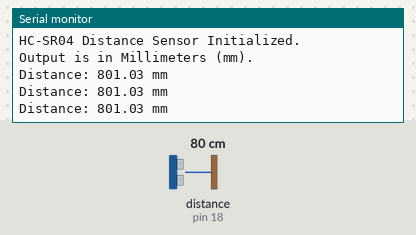
The sketch below on a simulated Arduino Uno, built with avr-gcc and run on an emulated ATmega328P. Parts: the last lines printed to the serial monitor. Wiring (inferred from the names in the program): ultrasonic range finder: trigger pin 19; echo pin 18. The test bench sets the inputs (shaded band); at power-on: distance to the obstacle (sensor on pin 18) 80 cm. The echo pulse lasts 58.3 µs per cm.

Above: at 1.7 s.
1.8 s: distance to the obstacle (sensor on pin 18) set to 2 cm
At 2.4 s:
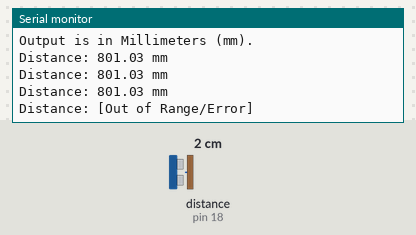
4.0 s: distance to the obstacle (sensor on pin 18) set to 120 cm
At 4.5 s:
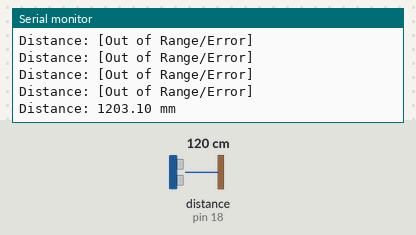
7.0 s: distance to the obstacle (sensor on pin 18) set to 4 cm
At 7.5 s:
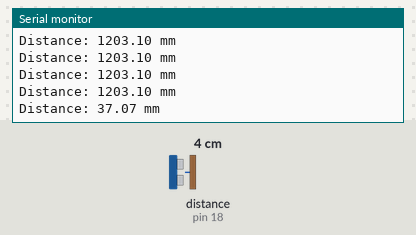
Timing chart, 0 to 10.0 s (numbered marks = the images above; inputs shaded):
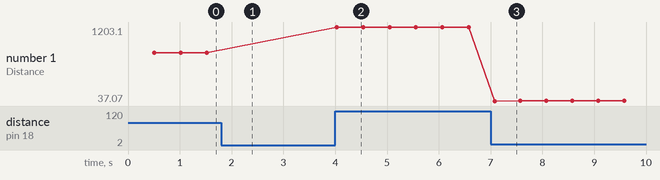

Measured:
- after the input at 1.8 s, the serial monitor: prints a new line after 0.22 s (image 1)
- after the input at 4.0 s, the serial monitor: prints a new line at once (image 2)
- after the input at 7.0 s, the serial monitor: prints a new line after 0.08 s (image 3)
- plotted number 1: 801.03 → 1203.1 after the input at 4.0 s, 1203.1 → 40.52 after the input at 7.0 s

The sketch:

DistancePrototype.ino
```cpp
// This Arduino sketch measures distance using the HC-SR04 ultrasonic sensor
// and outputs the result in millimeters (mm).

// Define the sensor pin connections based on your request
const int trigPin = 19; // Trigger pin connected to D19
const int echoPin = 18; // Echo pin connected to D18

// Define the speed of sound for calculation:
// Speed of Sound in air at 20°C is approximately 343 meters/second.
// This translates to about 0.0343 cm/µs (microseconds).
// The formula for distance in centimeters is: Duration / 58
// Since 1 cm = 10 mm, the formula for distance in millimeters is: Duration / 5.8
const float speedOfSoundFactor = 5.8;

void setup() {
  // Initialize Serial communication for output
  Serial.begin(9600);
  Serial.println("HC-SR04 Distance Sensor Initialized.");
  Serial.println("Output is in Millimeters (mm).");

  // Set the Trig pin as an OUTPUT (to send the sound pulse)
  pinMode(trigPin, OUTPUT);
  // Set the Echo pin as an INPUT (to receive the duration of the reflected pulse)
  pinMode(echoPin, INPUT);

  // Initial state: ensure the trigger pin is LOW
  digitalWrite(trigPin, LOW);
  delay(500); // Wait a short period to stabilize
}

void loop() {
  // 1. CLEAR THE TRIGGER PIN
  // The sensor needs a clean pulse, so ensure the pin is LOW initially.
  digitalWrite(trigPin, LOW);
  delayMicroseconds(2);

  // 2. SEND A 10µS PULSE TO TRIGGER
  // Send a short HIGH pulse (minimum 10µs required) to start the measurement.
  digitalWrite(trigPin, HIGH);
  delayMicroseconds(10);
  digitalWrite(trigPin, LOW); // End the pulse

  // 3. MEASURE THE ECHO DURATION
  // 'pulseIn' reads the duration of the HIGH pulse on the Echo pin in microseconds (µs).
  // This duration is the time it took for the sound wave to travel to the object and back.
  long duration_us = pulseIn(echoPin, HIGH);

  // 4. CALCULATE DISTANCE IN MILLIMETERS (mm)
  // The sound traveled to the object and back (twice the distance), so we divide the total distance by 2.
  // The formula used incorporates this division:
  // Distance (mm) = duration_us / 5.8
  float distance_mm = (float)duration_us / speedOfSoundFactor;


  // 5. PRINT THE RESULTS
  // We use a simple constraint: the sensor is typically reliable between 20mm and 4000mm.
  if (distance_mm >= 4000 || distance_mm <= 20) {
    Serial.print("Distance: [Out of Range/Error]");
  } else {
    // Print the accurate measurement
    Serial.print("Distance: ");
    Serial.print(distance_mm);
    Serial.print(" mm");
  }
  Serial.println();

  // Wait before the next measurement
  delay(500);
}
```
